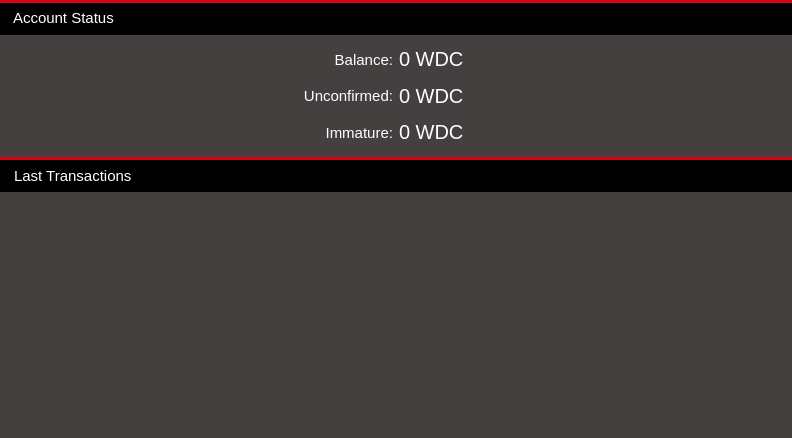
<?xml version="1.0" encoding="UTF-8"?>
<ui version="4.0">
 <class>OverviewPage</class>
 <widget class="QWidget" name="OverviewPage">
  <property name="geometry">
   <rect>
    <x>0</x>
    <y>0</y>
    <width>792</width>
    <height>438</height>
   </rect>
  </property>
  <property name="palette">
   <palette>
    <active>
     <colorrole role="Button">
      <brush brushstyle="SolidPattern">
       <color alpha="255">
        <red>233</red>
        <green>217</green>
        <blue>216</blue>
       </color>
      </brush>
     </colorrole>
     <colorrole role="Base">
      <brush brushstyle="SolidPattern">
       <color alpha="255">
        <red>233</red>
        <green>217</green>
        <blue>216</blue>
       </color>
      </brush>
     </colorrole>
     <colorrole role="Window">
      <brush brushstyle="SolidPattern">
       <color alpha="255">
        <red>233</red>
        <green>217</green>
        <blue>216</blue>
       </color>
      </brush>
     </colorrole>
     <colorrole role="Highlight">
      <brush brushstyle="SolidPattern">
       <color alpha="255">
        <red>235</red>
        <green>235</green>
        <blue>235</blue>
       </color>
      </brush>
     </colorrole>
     <colorrole role="HighlightedText">
      <brush brushstyle="SolidPattern">
       <color alpha="255">
        <red>171</red>
        <green>127</green>
        <blue>130</blue>
       </color>
      </brush>
     </colorrole>
    </active>
    <inactive>
     <colorrole role="Button">
      <brush brushstyle="SolidPattern">
       <color alpha="255">
        <red>233</red>
        <green>217</green>
        <blue>216</blue>
       </color>
      </brush>
     </colorrole>
     <colorrole role="Base">
      <brush brushstyle="SolidPattern">
       <color alpha="255">
        <red>233</red>
        <green>217</green>
        <blue>216</blue>
       </color>
      </brush>
     </colorrole>
     <colorrole role="Window">
      <brush brushstyle="SolidPattern">
       <color alpha="255">
        <red>233</red>
        <green>217</green>
        <blue>216</blue>
       </color>
      </brush>
     </colorrole>
     <colorrole role="Highlight">
      <brush brushstyle="SolidPattern">
       <color alpha="255">
        <red>235</red>
        <green>235</green>
        <blue>235</blue>
       </color>
      </brush>
     </colorrole>
     <colorrole role="HighlightedText">
      <brush brushstyle="SolidPattern">
       <color alpha="255">
        <red>171</red>
        <green>127</green>
        <blue>130</blue>
       </color>
      </brush>
     </colorrole>
    </inactive>
    <disabled>
     <colorrole role="Button">
      <brush brushstyle="SolidPattern">
       <color alpha="255">
        <red>233</red>
        <green>217</green>
        <blue>216</blue>
       </color>
      </brush>
     </colorrole>
     <colorrole role="Base">
      <brush brushstyle="SolidPattern">
       <color alpha="255">
        <red>233</red>
        <green>217</green>
        <blue>216</blue>
       </color>
      </brush>
     </colorrole>
     <colorrole role="Window">
      <brush brushstyle="SolidPattern">
       <color alpha="255">
        <red>233</red>
        <green>217</green>
        <blue>216</blue>
       </color>
      </brush>
     </colorrole>
     <colorrole role="Highlight">
      <brush brushstyle="SolidPattern">
       <color alpha="255">
        <red>240</red>
        <green>240</green>
        <blue>240</blue>
       </color>
      </brush>
     </colorrole>
     <colorrole role="HighlightedText">
      <brush brushstyle="SolidPattern">
       <color alpha="255">
        <red>171</red>
        <green>127</green>
        <blue>130</blue>
       </color>
      </brush>
     </colorrole>
    </disabled>
   </palette>
  </property>
  <property name="windowTitle">
   <string>Form</string>
  </property>
  <layout class="QVBoxLayout" name="verticalLayout">
   <property name="spacing">
    <number>0</number>
   </property>
   <property name="margin">
    <number>0</number>
   </property>
   <item>
    <widget class="QWidget" name="wStatus" native="true">
     <property name="minimumSize">
      <size>
       <width>0</width>
       <height>157</height>
      </size>
     </property>
     <property name="maximumSize">
      <size>
       <width>16777215</width>
       <height>157</height>
      </size>
     </property>
     <layout class="QVBoxLayout" name="verticalLayout_4">
      <property name="spacing">
       <number>0</number>
      </property>
      <property name="margin">
       <number>0</number>
      </property>
      <item>
       <widget class="Line" name="line">
        <property name="styleSheet">
         <string notr="true">background-color: #d80317;</string>
        </property>
        <property name="frameShadow">
         <enum>QFrame::Raised</enum>
        </property>
        <property name="lineWidth">
         <number>0</number>
        </property>
        <property name="orientation">
         <enum>Qt::Horizontal</enum>
        </property>
       </widget>
      </item>
      <item>
       <widget class="QWidget" name="wStateHeader" native="true">
        <property name="minimumSize">
         <size>
          <width>0</width>
          <height>32</height>
         </size>
        </property>
        <property name="maximumSize">
         <size>
          <width>16777215</width>
          <height>32</height>
         </size>
        </property>
        <property name="sizeIncrement">
         <size>
          <width>0</width>
          <height>0</height>
         </size>
        </property>
        <property name="styleSheet">
         <string notr="true">#wStateHeader {
	background-color: black;
}</string>
        </property>
        <property name="is_header" stdset="0">
         <bool>true</bool>
        </property>
        <widget class="QLabel" name="label_5">
         <property name="geometry">
          <rect>
           <x>13</x>
           <y>6</y>
           <width>112</width>
           <height>18</height>
          </rect>
         </property>
         <property name="font">
          <font>
           <pointsize>11</pointsize>
           <stylestrategy>PreferAntialias</stylestrategy>
          </font>
         </property>
         <property name="styleSheet">
          <string notr="true">QLabel {
	color: #fff;
}</string>
         </property>
         <property name="text">
          <string>Account Status</string>
         </property>
        </widget>
       </widget>
      </item>
      <item>
       <widget class="QWidget" name="wState" native="true">
        <property name="sizePolicy">
         <sizepolicy hsizetype="Preferred" vsizetype="Preferred">
          <horstretch>0</horstretch>
          <verstretch>0</verstretch>
         </sizepolicy>
        </property>
        <property name="styleSheet">
         <string notr="true">#wState {
	background-color: rgba(0, 0, 0, 180);
}</string>
        </property>
        <layout class="QGridLayout" name="gridLayout">
         <item row="2" column="2">
          <layout class="QHBoxLayout" name="horizontalLayout_3">
           <item>
            <widget class="QLabel" name="labelImmature">
             <property name="font">
              <font>
               <pointsize>15</pointsize>
               <stylestrategy>PreferAntialias</stylestrategy>
              </font>
             </property>
             <property name="styleSheet">
              <string notr="true">color: #FFFFFF;</string>
             </property>
             <property name="text">
              <string>0 WDC</string>
             </property>
             <property name="textInteractionFlags">
              <set>Qt::TextSelectableByMouse</set>
             </property>
            </widget>
           </item>
           <item>
            <widget class="QLabel" name="label_3">
             <property name="text">
              <string/>
             </property>
             <property name="pixmap">
              <pixmap resource="../res.qrc">:/res/logo_small.png</pixmap>
             </property>
            </widget>
           </item>
           <item>
            <spacer name="horizontalSpacer_4">
             <property name="orientation">
              <enum>Qt::Horizontal</enum>
             </property>
             <property name="sizeHint" stdset="0">
              <size>
               <width>40</width>
               <height>20</height>
              </size>
             </property>
            </spacer>
           </item>
          </layout>
         </item>
         <item row="1" column="2">
          <layout class="QHBoxLayout" name="horizontalLayout_2">
           <item>
            <widget class="QLabel" name="labelUnconfirmed">
             <property name="font">
              <font>
               <pointsize>15</pointsize>
               <stylestrategy>PreferAntialias</stylestrategy>
              </font>
             </property>
             <property name="styleSheet">
              <string notr="true">color: #FFFFFF;</string>
             </property>
             <property name="text">
              <string>0 WDC</string>
             </property>
             <property name="textInteractionFlags">
              <set>Qt::TextSelectableByMouse</set>
             </property>
            </widget>
           </item>
           <item>
            <widget class="QLabel" name="label_2">
             <property name="text">
              <string/>
             </property>
             <property name="pixmap">
              <pixmap resource="../res.qrc">:/res/logo_small.png</pixmap>
             </property>
            </widget>
           </item>
           <item>
            <spacer name="horizontalSpacer_3">
             <property name="orientation">
              <enum>Qt::Horizontal</enum>
             </property>
             <property name="sizeHint" stdset="0">
              <size>
               <width>40</width>
               <height>20</height>
              </size>
             </property>
            </spacer>
           </item>
          </layout>
         </item>
         <item row="0" column="2">
          <layout class="QHBoxLayout" name="horizontalLayout">
           <item>
            <widget class="QLabel" name="labelBalance">
             <property name="font">
              <font>
               <pointsize>15</pointsize>
               <stylestrategy>PreferAntialias</stylestrategy>
              </font>
             </property>
             <property name="styleSheet">
              <string notr="true">color: #FFFFFF;</string>
             </property>
             <property name="text">
              <string>0 WDC</string>
             </property>
             <property name="textInteractionFlags">
              <set>Qt::TextSelectableByMouse</set>
             </property>
            </widget>
           </item>
           <item>
            <widget class="QLabel" name="label">
             <property name="text">
              <string/>
             </property>
             <property name="pixmap">
              <pixmap resource="../res.qrc">:/res/logo_small.png</pixmap>
             </property>
            </widget>
           </item>
           <item>
            <spacer name="horizontalSpacer">
             <property name="orientation">
              <enum>Qt::Horizontal</enum>
             </property>
             <property name="sizeHint" stdset="0">
              <size>
               <width>40</width>
               <height>20</height>
              </size>
             </property>
            </spacer>
           </item>
          </layout>
         </item>
         <item row="0" column="1">
          <layout class="QHBoxLayout" name="horizontalLayout_4">
           <item>
            <spacer name="horizontalSpacer_2">
             <property name="orientation">
              <enum>Qt::Horizontal</enum>
             </property>
             <property name="sizeHint" stdset="0">
              <size>
               <width>40</width>
               <height>20</height>
              </size>
             </property>
            </spacer>
           </item>
           <item>
            <widget class="QLabel" name="label_6">
             <property name="font">
              <font>
               <pointsize>11</pointsize>
               <stylestrategy>PreferAntialias</stylestrategy>
              </font>
             </property>
             <property name="styleSheet">
              <string notr="true">QLabel {
	margin-right: 0px;
	margin-top: 0px;
	margin-bottom: 0px;
	color: #FFFFFF;
}</string>
             </property>
             <property name="text">
              <string>Balance:</string>
             </property>
             <property name="alignment">
              <set>Qt::AlignRight|Qt::AlignTrailing|Qt::AlignVCenter</set>
             </property>
             <property name="margin">
              <number>0</number>
             </property>
             <property name="textInteractionFlags">
              <set>Qt::NoTextInteraction</set>
             </property>
            </widget>
           </item>
          </layout>
         </item>
         <item row="1" column="1">
          <layout class="QHBoxLayout" name="horizontalLayout_9">
           <item>
            <spacer name="horizontalSpacer_5">
             <property name="orientation">
              <enum>Qt::Horizontal</enum>
             </property>
             <property name="sizeHint" stdset="0">
              <size>
               <width>40</width>
               <height>20</height>
              </size>
             </property>
            </spacer>
           </item>
           <item>
            <widget class="QLabel" name="label_7">
             <property name="font">
              <font>
               <pointsize>11</pointsize>
               <stylestrategy>PreferAntialias</stylestrategy>
              </font>
             </property>
             <property name="styleSheet">
              <string notr="true">QLabel {
	margin-right: 0px;
	margin-top: 0px;
	margin-bottom: 0px;
	color: #FFFFFF;
}</string>
             </property>
             <property name="text">
              <string>Unconfirmed:</string>
             </property>
             <property name="alignment">
              <set>Qt::AlignRight|Qt::AlignTrailing|Qt::AlignVCenter</set>
             </property>
             <property name="margin">
              <number>0</number>
             </property>
             <property name="textInteractionFlags">
              <set>Qt::NoTextInteraction</set>
             </property>
            </widget>
           </item>
          </layout>
         </item>
         <item row="2" column="1">
          <layout class="QHBoxLayout" name="horizontalLayout_10">
           <item>
            <spacer name="horizontalSpacer_7">
             <property name="orientation">
              <enum>Qt::Horizontal</enum>
             </property>
             <property name="sizeHint" stdset="0">
              <size>
               <width>40</width>
               <height>20</height>
              </size>
             </property>
            </spacer>
           </item>
           <item>
            <widget class="QLabel" name="label_8">
             <property name="font">
              <font>
               <pointsize>11</pointsize>
               <stylestrategy>PreferAntialias</stylestrategy>
              </font>
             </property>
             <property name="styleSheet">
              <string notr="true">QLabel {
	margin-right: 0px;
	margin-top: 0px;
	margin-bottom: 0px;
	color: #FFFFFF;
}</string>
             </property>
             <property name="text">
              <string>Immature:</string>
             </property>
             <property name="alignment">
              <set>Qt::AlignRight|Qt::AlignTrailing|Qt::AlignVCenter</set>
             </property>
             <property name="margin">
              <number>0</number>
             </property>
             <property name="textInteractionFlags">
              <set>Qt::NoTextInteraction</set>
             </property>
            </widget>
           </item>
          </layout>
         </item>
        </layout>
       </widget>
      </item>
     </layout>
    </widget>
   </item>
   <item>
    <widget class="QWidget" name="wLastTransactions" native="true">
     <property name="minimumSize">
      <size>
       <width>0</width>
       <height>257</height>
      </size>
     </property>
     <layout class="QVBoxLayout" name="verticalLayout_5">
      <property name="spacing">
       <number>0</number>
      </property>
      <property name="margin">
       <number>0</number>
      </property>
      <item>
       <widget class="Line" name="line_2">
        <property name="styleSheet">
         <string notr="true">background-color: #d80317;</string>
        </property>
        <property name="lineWidth">
         <number>0</number>
        </property>
        <property name="orientation">
         <enum>Qt::Horizontal</enum>
        </property>
       </widget>
      </item>
      <item>
       <widget class="QWidget" name="wLastTransactionsHeader" native="true">
        <property name="minimumSize">
         <size>
          <width>0</width>
          <height>32</height>
         </size>
        </property>
        <property name="maximumSize">
         <size>
          <width>16777215</width>
          <height>32</height>
         </size>
        </property>
        <property name="styleSheet">
         <string notr="true">#wLastTransactionsHeader {
	background-color: black;
color: white;
}</string>
        </property>
        <property name="is_header" stdset="0">
         <bool>true</bool>
        </property>
        <widget class="QLabel" name="label_19">
         <property name="geometry">
          <rect>
           <x>14</x>
           <y>7</y>
           <width>129</width>
           <height>18</height>
          </rect>
         </property>
         <property name="font">
          <font>
           <pointsize>11</pointsize>
           <stylestrategy>PreferAntialias</stylestrategy>
          </font>
         </property>
         <property name="styleSheet">
          <string notr="true">QLabel {
	color: #fff;
}</string>
         </property>
         <property name="text">
          <string>Last Transactions</string>
         </property>
        </widget>
       </widget>
      </item>
      <item>
       <widget class="QWidget" name="wLastTransactionsContainer" native="true">
        <property name="palette">
         <palette>
          <active>
           <colorrole role="WindowText">
            <brush brushstyle="SolidPattern">
             <color alpha="255">
              <red>0</red>
              <green>0</green>
              <blue>0</blue>
             </color>
            </brush>
           </colorrole>
           <colorrole role="Button">
            <brush brushstyle="SolidPattern">
             <color alpha="255">
              <red>216</red>
              <green>223</green>
              <blue>233</blue>
             </color>
            </brush>
           </colorrole>
           <colorrole role="Text">
            <brush brushstyle="SolidPattern">
             <color alpha="255">
              <red>0</red>
              <green>0</green>
              <blue>0</blue>
             </color>
            </brush>
           </colorrole>
           <colorrole role="ButtonText">
            <brush brushstyle="SolidPattern">
             <color alpha="255">
              <red>0</red>
              <green>0</green>
              <blue>0</blue>
             </color>
            </brush>
           </colorrole>
           <colorrole role="Base">
            <brush brushstyle="SolidPattern">
             <color alpha="255">
              <red>216</red>
              <green>223</green>
              <blue>233</blue>
             </color>
            </brush>
           </colorrole>
           <colorrole role="Window">
            <brush brushstyle="SolidPattern">
             <color alpha="255">
              <red>216</red>
              <green>223</green>
              <blue>233</blue>
             </color>
            </brush>
           </colorrole>
           <colorrole role="HighlightedText">
            <brush brushstyle="SolidPattern">
             <color alpha="255">
              <red>0</red>
              <green>0</green>
              <blue>0</blue>
             </color>
            </brush>
           </colorrole>
          </active>
          <inactive>
           <colorrole role="WindowText">
            <brush brushstyle="SolidPattern">
             <color alpha="255">
              <red>0</red>
              <green>0</green>
              <blue>0</blue>
             </color>
            </brush>
           </colorrole>
           <colorrole role="Button">
            <brush brushstyle="SolidPattern">
             <color alpha="255">
              <red>216</red>
              <green>223</green>
              <blue>233</blue>
             </color>
            </brush>
           </colorrole>
           <colorrole role="Text">
            <brush brushstyle="SolidPattern">
             <color alpha="255">
              <red>0</red>
              <green>0</green>
              <blue>0</blue>
             </color>
            </brush>
           </colorrole>
           <colorrole role="ButtonText">
            <brush brushstyle="SolidPattern">
             <color alpha="255">
              <red>0</red>
              <green>0</green>
              <blue>0</blue>
             </color>
            </brush>
           </colorrole>
           <colorrole role="Base">
            <brush brushstyle="SolidPattern">
             <color alpha="255">
              <red>216</red>
              <green>223</green>
              <blue>233</blue>
             </color>
            </brush>
           </colorrole>
           <colorrole role="Window">
            <brush brushstyle="SolidPattern">
             <color alpha="255">
              <red>216</red>
              <green>223</green>
              <blue>233</blue>
             </color>
            </brush>
           </colorrole>
           <colorrole role="HighlightedText">
            <brush brushstyle="SolidPattern">
             <color alpha="255">
              <red>0</red>
              <green>0</green>
              <blue>0</blue>
             </color>
            </brush>
           </colorrole>
          </inactive>
          <disabled>
           <colorrole role="WindowText">
            <brush brushstyle="SolidPattern">
             <color alpha="255">
              <red>0</red>
              <green>0</green>
              <blue>0</blue>
             </color>
            </brush>
           </colorrole>
           <colorrole role="Button">
            <brush brushstyle="SolidPattern">
             <color alpha="255">
              <red>216</red>
              <green>223</green>
              <blue>233</blue>
             </color>
            </brush>
           </colorrole>
           <colorrole role="Text">
            <brush brushstyle="SolidPattern">
             <color alpha="255">
              <red>0</red>
              <green>0</green>
              <blue>0</blue>
             </color>
            </brush>
           </colorrole>
           <colorrole role="ButtonText">
            <brush brushstyle="SolidPattern">
             <color alpha="255">
              <red>0</red>
              <green>0</green>
              <blue>0</blue>
             </color>
            </brush>
           </colorrole>
           <colorrole role="Base">
            <brush brushstyle="SolidPattern">
             <color alpha="255">
              <red>216</red>
              <green>223</green>
              <blue>233</blue>
             </color>
            </brush>
           </colorrole>
           <colorrole role="Window">
            <brush brushstyle="SolidPattern">
             <color alpha="255">
              <red>216</red>
              <green>223</green>
              <blue>233</blue>
             </color>
            </brush>
           </colorrole>
           <colorrole role="HighlightedText">
            <brush brushstyle="SolidPattern">
             <color alpha="255">
              <red>0</red>
              <green>0</green>
              <blue>0</blue>
             </color>
            </brush>
           </colorrole>
          </disabled>
         </palette>
        </property>
        <property name="font">
         <font>
          <pointsize>8</pointsize>
         </font>
        </property>
        <property name="styleSheet">
         <string notr="true">#wLastTransactionsContainer {
	background-color: rgba(0, 0, 0, 180);
	color: black;
}</string>
        </property>
        <widget class="QTableView" name="tableLastTransactionView">
         <property name="geometry">
          <rect>
           <x>0</x>
           <y>1</y>
           <width>792</width>
           <height>246</height>
          </rect>
         </property>
         <property name="sizePolicy">
          <sizepolicy hsizetype="Fixed" vsizetype="Expanding">
           <horstretch>0</horstretch>
           <verstretch>0</verstretch>
          </sizepolicy>
         </property>
         <property name="font">
          <font>
           <pointsize>8</pointsize>
          </font>
         </property>
         <property name="layoutDirection">
          <enum>Qt::LeftToRight</enum>
         </property>
         <property name="styleSheet">
          <string notr="true"> QScrollBar:vertical {
     border: 0px solid grey;
     background: rgba(0, 0, 0, 60);
     width: 9px;
     margin: 15px 0px 0 0px;
 }
 QScrollBar::handle:vertical {
     background: rgba(255, 255, 255, 90);
     min-width: 20px;
 }
QScrollBar::sub-line:vertical {
	height: 0px;
    width: 0px;
}

QHeaderView {
	background-color: transparent;
	font-size: 10;
	text-align:left;
color: #FFFFFF;
}
QHeaderView::section {
    background-color: transparent;
    color: #FFFFFF;
    padding-left: 5px;
    border: 0px solid #6c6c6c;
	text-align:left;
}

/* style the sort indicator */
QHeaderView::down-arrow {
    image: url(down_arrow.png);
}

QHeaderView::up-arrow {
    image: url(up_arrow.png);
}

QTableView {
	background-color: transparent;
	selection-background-color: rgba(255, 255, 255, 40);
	selection-color: #FFFFFF;
	color: #FFFFFF;
}</string>
         </property>
         <property name="frameShape">
          <enum>QFrame::NoFrame</enum>
         </property>
         <property name="horizontalScrollBarPolicy">
          <enum>Qt::ScrollBarAsNeeded</enum>
         </property>
         <property name="editTriggers">
          <set>QAbstractItemView::NoEditTriggers</set>
         </property>
         <property name="selectionMode">
          <enum>QAbstractItemView::SingleSelection</enum>
         </property>
         <property name="selectionBehavior">
          <enum>QAbstractItemView::SelectRows</enum>
         </property>
         <property name="showGrid">
          <bool>false</bool>
         </property>
         <attribute name="horizontalHeaderDefaultSectionSize">
          <number>100</number>
         </attribute>
         <attribute name="horizontalHeaderMinimumSectionSize">
          <number>33</number>
         </attribute>
         <attribute name="verticalHeaderVisible">
          <bool>false</bool>
         </attribute>
         <attribute name="verticalHeaderDefaultSectionSize">
          <number>20</number>
         </attribute>
         <attribute name="verticalHeaderMinimumSectionSize">
          <number>20</number>
         </attribute>
        </widget>
       </widget>
      </item>
     </layout>
    </widget>
   </item>
  </layout>
 </widget>
 <resources>
  <include location="../res.qrc"/>
 </resources>
 <connections/>
</ui>
